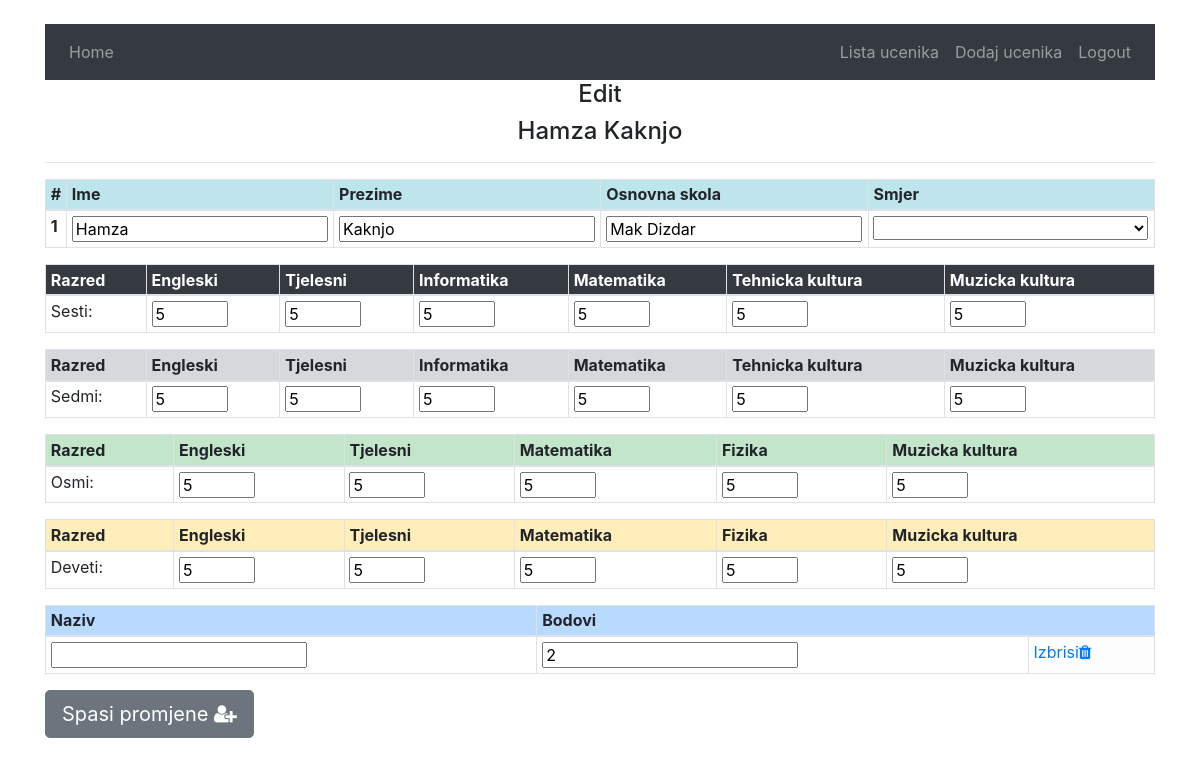
Page /tscze/details/44 (signed in) on the committed database.
### tehnicka/models.py (models this page shows, shortened)
class Ucenik(models.Model):
    ime=models.CharField(max_length=60)
    prezime=models.CharField(max_length=60)
    godina_upisa=models.IntegerField(default=current_year)
    smjer=models.ManyToManyField(Smjer)
    skola_id=models.ForeignKey(Skola, on_delete=models.CASCADE )
    ukupno_bodova=models.FloatField(default='0')
    class Meta:
        verbose_name_plural = "Učenici"

class Skola(models.Model):
    ime_skole=models.CharField(max_length=60)
    class Meta:
        verbose_name_plural='Skole'

class Predmet_Ocjena(models.Model):
    ucenik=models.ForeignKey(Ucenik, on_delete=models.CASCADE)
    predmet=models.ForeignKey(Predmet, on_delete=models.CASCADE)
    ocjena=models.IntegerField(default='0')
    razred=models.IntegerField(default='6')
    class Meta:
        verbose_name_plural = "Ocjene iz predmeta"

class Predmet(models.Model):
    naziv_predmeta=models.CharField(max_length=60)
    ocjene_ucenika=models.ManyToManyField(Ucenik, through='Predmet_Ocjena')
    class Meta:
        verbose_name_plural = "Predmeti"

class Priznanja(models.Model):
    naziv_priznanja=models.CharField(max_length=40)
    bodovi=models.IntegerField(default='0')
    ucenik_id=models.ManyToManyField(Ucenik)
    class Meta:
        verbose_name_plural = "Priznanja"

### tehnicka/views.py (the view)
# urls.py: path("details/<int:ucenik_id>", views.details, name='details'),
def details(request, ucenik_id):
    if request.method == "POST":
        try:
            return updateStudent(request, ucenik_id)
        except KeyError:
            return HttpResponse("Key error - post uredi")
    else:
        return get_for_update(request, ucenik_id)

### tehnicka/updateUcenik.py (called while the page is built)
def get_for_update(request, ucenik_id):
    ucenik=Ucenik.objects.get(id=ucenik_id)
    sesti_predmeti=Predmet_Ocjena.objects.filter(ucenik=ucenik,razred=6)
    sedmi_predmeti=Predmet_Ocjena.objects.filter(ucenik=ucenik,razred=7)
    osmi_predmeti=Predmet_Ocjena.objects.filter(ucenik=ucenik,razred=8)
    deveti_predmeti=Predmet_Ocjena.objects.filter(ucenik=ucenik,razred=9)
    context={
    'ucenik':ucenik,
    'sesti':sesti_predmeti,
    'sedmi':sedmi_predmeti,
    'osmi':osmi_predmeti,
    'deveti':deveti_predmeti,
    'smjerovi':Smjer.objects.all(),
    'priznanja':Priznanja.objects.filter(ucenik_id=ucenik)
    }
    if request.user.is_authenticated:
        return render(request, 'tehnicka/details.html',context)
    else:
        return render(request, "users/login.html", {"message": "Please log in."})

### tehnicka/templates/tehnicka/details.html (shortened to what this page needs)
{% extends "tehnicka/base.html" %}
{% block body %}
<div class="container">
    <h4 style="text-align:center">  Edit </h4>
    <h4 style="text-align:center">  {{ucenik.ime}} {{ucenik.prezime}} </h4>
    <hr>
  <div class="table-responsive">
    <form action="{%url 'tehnicka:details' ucenik.id%}" method='POST'>
      <div class="table-responsive">
        <table class="table table-sm table-hover table-bordered">
          <thead>
            <tr>
              <th  class="table-info" scope="col">#</th>
              <th  class="table-info" scope="col">Ime</th>
              <th  class="table-info" scope="col">Prezime</th>
              <th  class="table-info" scope="col">Osnovna skola</th>
              <th  class="table-info" scope="col">Smjer</th>
            </tr>
          </thead>
          <tbody>
            <tr>
              <th scope="row">1</th>
              <td> <input type="text" name="ime" value="{{ucenik.ime}}"> </td>
              <td> <input type="text" name="prezime" value="{{ucenik.prezime}}"></td>
              <td> <input type="text" name="osnovna_skola" value="{{ucenik.skola_id.ime_skole}}"></td>
              <td>
                <select class="" name="smjer">
                  <option value="{{ucenik.smjer.id}}" selected="selected">{{ucenik.smjer.naziv_smjera}}</option>
                  {% for smjer in smjerovi %}
                    {% if smjer.id != ucenik.smjer.id %}
                      <option value="{{smjer.id}}"> {{smjer.naziv_smjera}}</option>
                    {% endif %}
                  {% endfor%}
                </select>
              </td>
            </tr>
          </tbody>
        </table>
      </div>
      <div class="table-responsive">
        <table class="table table-sm table-hover table-bordered">
          <thead>
            <tr>
              <th  class="table-dark" scope="col">Razred</th>
                {% for predmet in sesti %}
                <th  class="table-dark" scope="col">{{ predmet.predmet.naziv_predmeta}}</th>
                {% endfor %}
            </tr>
          </thead>
          <tbody>
          <tr>
            <td>Sesti: </td>
            {% for predmet in sesti %}
            <td> <input type="number" min=2 max=5 name="razred6_ocjene" value="{{predmet.ocjena}}"> </td>
            {% endfor %}
          </tr>
          </tbody>
        </table>
      </div>
       <div class="table-responsive">
         <table class="table table-sm table-hover table-bordered">
           <thead>
             <tr>
               <th  class="table-secondary" scope="col">Razred</th>
                 {% for predmet in sedmi %}
                 <th  class="table-secondary" scope="col">{{ predmet.predmet.naziv_predmeta}}</th>
                 {% endfor %}
             </tr>
           </thead>
           <tbody>
           <tr>
             <td>Sedmi: </td>
             {% for predmet in sedmi %}
             <td> <input type="number" min=2 max=5 name="razred7_ocjene" value="{{predmet.ocjena}}"> </td>
             {% endfor %}
           </tr>
           </tbody>
         </table>
       </div>
        <div class="table-responsive">
          <table class="table table-sm table-hover table-bordered">
            <thead>
              <tr>
                <th  class="table-success" scope="col">Razred</th>
                  {% for predmet in osmi %}
                  <th  class="table-success" scope="col">{{ predmet.predmet.naziv_predmeta}}</th>
                  {% endfor %}
              </tr>
            </thead>
            <tbody>
            <tr>
              <td>Osmi: </td>
              {% for predmet in osmi %}
              <td> <input type="number" min=2 max=5 name="razred8_ocjene" value="{{predmet.ocjena}}"> </td>
              {% endfor %}
            </tr>
            </tbody>
          </table>
        </div>
      <div class="table-responsive">
        <table class="table table-sm table-hover table-bordered">
          <thead>
            <tr>
              <th  class="table-warning" scope="col">Razred</th>
                {% for predmet in deveti %}
                <th  class="table-warning" scope="col">{{ predmet.predmet.naziv_predmeta}}</th>
                {% endfor %}
            </tr>
          </thead>
          <tbody>
          <tr>
            <td>Deveti: </td>
            {% for predmet in deveti %}
            <td> <input type="number" min=2 max=5 name="razred9_ocjene" value="{{predmet.ocjena}}"> </td>
            {% endfor %}
          </tr>
          </tbody>
        </table>
      </div>
      {% if priznanja %}
       <div class="table-responsive" id="table_div_priznanje_ne_sakrivaj" >
         <table class="table table-sm table-hover table-bordered" id="table_priznanje">
           <thead>
             <tr>
               <th  class="table-primary" scope="col">Naziv </th>
               <th class="table-primary" scope="col" colspan="2"> Bodovi </th>
             </tr>
           </thead>
           <tbody>
           {% for priznanje in priznanja %}
           <tr>
             <td><input type="text" name="priznanje_naziv" value="{{priznanje.naziv}}"></td>
             <td> <input type="number" name="priznanje_bodovi" min="0" placeholder="0" value="{{priznanje.bodovi}}"> </td>
             	<td class="table-light">
                  <a href="{% url 'tehnicka:brisipriznanje' priznanje.id %}" id="brisi_priznanje" class="ne_moze_dodati_novo_ovdje"> <span> Izbrisi</span><i class="fa fa-trash"></i> </a>
              </td>
           </tr>
           {% endfor %}
           </tbody>
         </table>
       </div>
      {% endif %}
      <button type="submit" class="btn btn-secondary btn-lg"> Spasi promjene <i class="fa fa-user-plus"></i></button>
    </form>
  </div>
</div>
{% endblock %}

### rows in the picture
Ucenik: ime "Hamza", prezime "Kaknjo", osnovna_skola "Mak Dizdar"
Predmet_Ocjena: predmet.naziv_predmeta "Engleski", razred6_ocjene "5"
Predmet_Ocjena: predmet.naziv_predmeta "Tjelesni", razred6_ocjene "5"
Predmet_Ocjena: predmet.naziv_predmeta "Informatika", razred6_ocjene "5"
Predmet_Ocjena: predmet.naziv_predmeta "Matematika", razred6_ocjene "5"
Predmet_Ocjena: predmet.naziv_predmeta "Tehnicka kultura", razred6_ocjene "5"
Predmet_Ocjena: predmet.naziv_predmeta "Muzicka kultura", razred6_ocjene "5"
Predmet_Ocjena: predmet.naziv_predmeta "Engleski", razred7_ocjene "5"
Predmet_Ocjena: predmet.naziv_predmeta "Tjelesni", razred7_ocjene "5"
Predmet_Ocjena: predmet.naziv_predmeta "Informatika", razred7_ocjene "5"
Predmet_Ocjena: predmet.naziv_predmeta "Matematika", razred7_ocjene "5"
Predmet_Ocjena: predmet.naziv_predmeta "Tehnicka kultura", razred7_ocjene "5"
Predmet_Ocjena: predmet.naziv_predmeta "Muzicka kultura", razred7_ocjene "5"
Predmet_Ocjena: predmet.naziv_predmeta "Engleski", razred8_ocjene "5"
Predmet_Ocjena: predmet.naziv_predmeta "Tjelesni", razred8_ocjene "5"
Predmet_Ocjena: predmet.naziv_predmeta "Matematika", razred8_ocjene "5"
Predmet_Ocjena: predmet.naziv_predmeta "Fizika", razred8_ocjene "5"
Predmet_Ocjena: predmet.naziv_predmeta "Muzicka kultura", razred8_ocjene "5"
Predmet_Ocjena: predmet.naziv_predmeta "Engleski", razred9_ocjene "5"
Predmet_Ocjena: predmet.naziv_predmeta "Tjelesni", razred9_ocjene "5"
Predmet_Ocjena: predmet.naziv_predmeta "Matematika", razred9_ocjene "5"
Predmet_Ocjena: predmet.naziv_predmeta "Fizika", razred9_ocjene "5"
Predmet_Ocjena: predmet.naziv_predmeta "Muzicka kultura", razred9_ocjene "5"
Priznanja: priznanje_bodovi "2"
